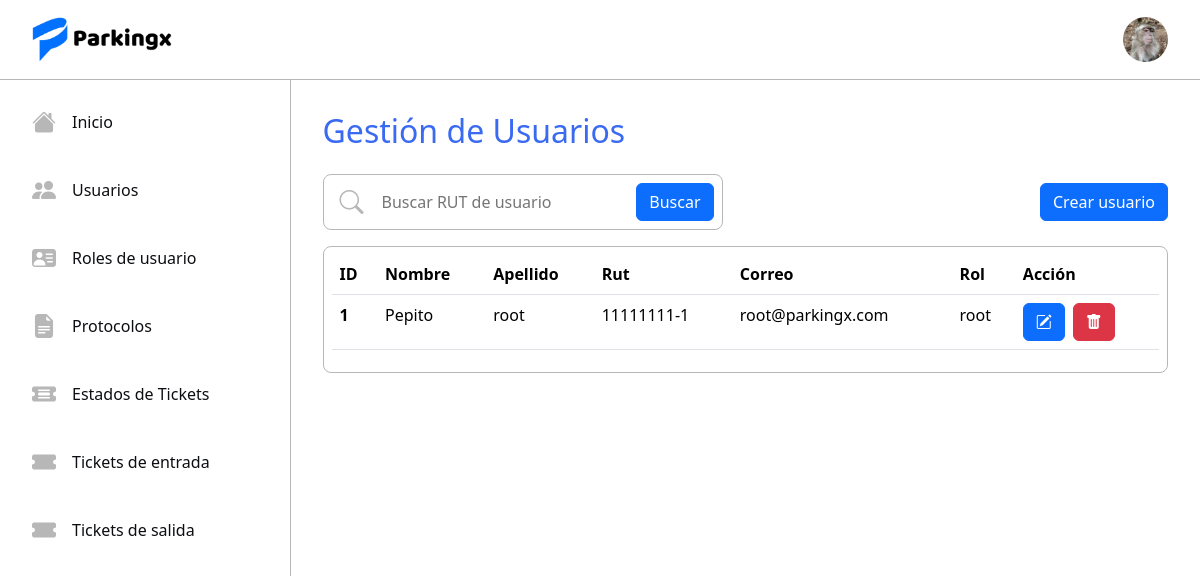
The app's page /userlist/ (signed in), older data.
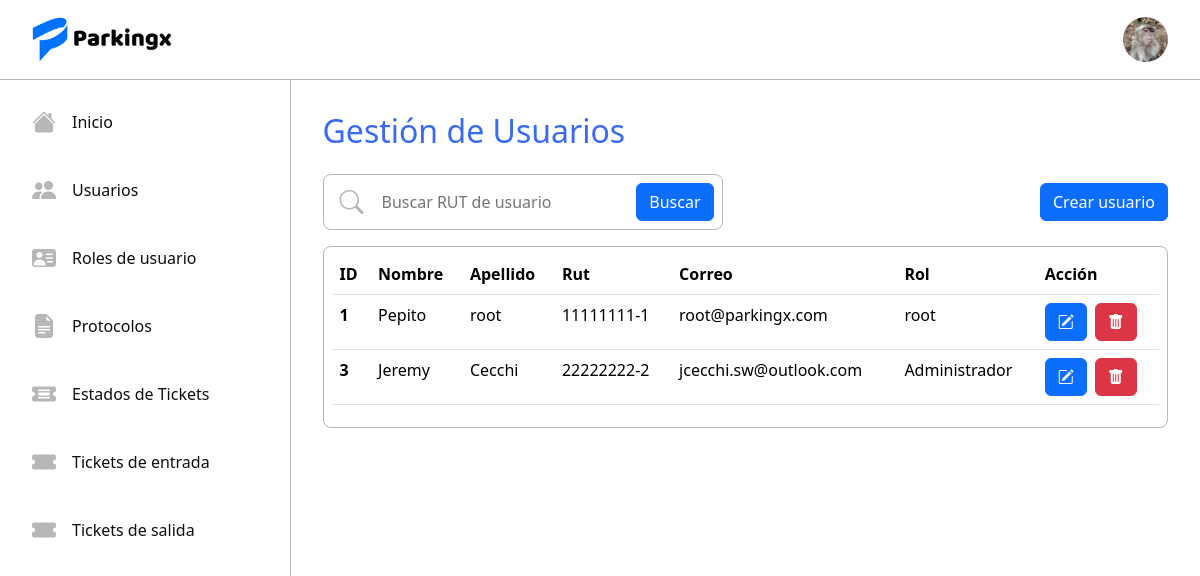
The same page, newer data.
### tickets/models.py (models this page shows, shortened)
class Usuario(AbstractUser):
    name = models.CharField(max_length=50)
    last_name = models.CharField(max_length=50)
    rut = models.CharField(max_length=10)
    email = models.EmailField(max_length=254, unique=True)
    rol = models.ForeignKey(Rol, on_delete=models.RESTRICT)
    avatar = models.ImageField(upload_to='avatars', blank=True, null=True)

class Rol(models.Model):
    name = models.CharField(max_length=50)
    description = models.TextField()
    def __str__(self) -> str:
        return self.name

### tickets/views.py (the view)
# urls.py: path('userlist/', ListUsuario.as_view(), name='userlist'),
@method_decorator(login_required, name='dispatch')
class ListUsuario(ListView):
    model = Usuario
    template_name = 'tickets/usuarios/userlist.html'
    context_object_name = 'usersys'

### tickets/templates/tickets/usuarios/userlist.html
{% extends "tickets/base.html" %}
{% block content %}
<div class="user-list-content">
    <h2 class="mb-4 blue-sys">Gestión de Usuarios</h2>
    <div class="mb-3 user-template-actions">
        <div class="search-content">
            <i class="bi bi-search menu-icon"></i>
            <input type="text" class="search-inpt" placeholder="Buscar RUT de usuario" maxlength="10">
            <button class="btn btn-primary">Buscar</button>
        </div>
        <div class="d-flex gap-2">
            <a href="{% url 'usercreate' %}" class="btn btn-primary">Crear usuario</a>
        </div>
    </div>
    {% if usersys %}
    <div class="border-table">
        <table class="table ">
            <thead>
                <tr>
                    <th scope="col">ID</th>
                    <th scope="col">Nombre</th>
                    <th scope="col">Apellido</th>
                    <th scope="col">Rut</th>
                    <th scope="col">Correo</th>
                    <th scope="col">Rol</th>
                    <th scope="col">Acción</th>
                </tr>
            </thead>
            <tbody>
                {% for u in usersys %}
                <tr>
                    <th scope="row">{{ u.id }}</th>
                    <td>{{ u.name }}</td>
                    <td>{{ u.last_name }}</td>
                    <td>{{ u.rut }}</td>
                    <td>{{ u.email }}</td>
                    <td>{{ u.rol }}</td>
                    <td class="d-flex gap-2">
                        {% if request.user.rol.name != 'root' and u.rol.name == 'root' or request.user.rol.name != 'root' and u.rol.name == 'Administrador' %}
                            <p class="text-danger">NO AUTORIZADO</p>
                        {% else %}
                            <a href="{% url 'userupdate' u.id %}" class="btn btn-primary"><i class="bi bi-pencil-square"></i></a>
                            <a href="{% url 'userdelete' u.id %}" class="btn btn-danger"><i class="bi bi-trash-fill"></i></a>
                        {% endif %}
                    </td>
                <tr>
                {% endfor %}
            </tbody>
        </table>
    </div>
    {% else %}
    <h4>No existen usuarios registrados...</h4>
    {% endif %}
</div>
{% endblock  %}

### tickets/templates/tickets/base.html (shortened to what this page needs)
<!DOCTYPE html>
<html lang="en">
<head>
    <link href="https://cdn.jsdelivr.net/npm/bootstrap@5.3.3/dist/css/bootstrap.min.css" rel="stylesheet">
    <link rel="stylesheet" href="https://cdn.jsdelivr.net/npm/bootstrap-icons@1.11.3/font/bootstrap-icons.min.css">
    {% load static %}
    {% load static %}
    <link rel="stylesheet" href="{% static 'tickets/css/styles.css' %}">
    <link rel="stylesheet" href="{% static 'tickets/css/login.css' %}">
</head>
<body>
    <nav class="navbar bg-body-tertiary">
        <div class="container-fluid">
            <img src="{% static 'tickets/img/Logo.png' %}" class="icon-project" alt="">
            {% if request.user.is_authenticated %}
            {% if request.user.avatar %}
            <img src="{{ request.user.avatar.url }}" alt="" class="avatar" id="avatar">
            {% else %}
            <img src="{% static 'tickets/img/defaultavatar.png' %}" alt="" class="avatar" id="avatar">
            {% endif %}
            {% else %}
            <a href="{% url 'login' %}" class="btn btn-primary">Iniciar sesión</a>
            {% endif %}
        </div>
    </nav>
    <div class="d-flex">
        <div class="sidebar">
            <ul class="nav menu flex-column">
                <li class="nav-item">
                    <a class="option nav-link" href="{% url 'home' %}">
                        <i class="bi bi-house-fill menu-icon"></i>
                        <p class="option-text">Inicio</p>
                    </a>
                </li>
                {% if request.user.rol.name == 'root' or request.user.rol.name == 'Administrador' %}
                <li class="nav-item">
                    <a class="option nav-link" href="{% url 'userlist' %}">
                        <i class="bi bi-people-fill menu-icon"></i>
                        <p class="option-text">Usuarios</p>
                    </a>
                </li>
                <li class="nav-item">
                    <a class="option nav-link" href="{% url 'listrol' %}">
                        <i class="bi bi-person-vcard-fill menu-icon"></i>
                        <p class="option-text">Roles de usuario</p>
                    </a>
                </li>
                <li class="nav-item">
                    <a class="option nav-link" href="{% url 'protocolos' %}">
                        <i class="bi bi-file-earmark-text-fill menu-icon"></i>
                        <p class="option-text">Protocolos</p>
                    </a>
                </li>
                <li class="nav-item">
                    <a class="option nav-link" href="{% url 'statelist' %}">
                        <i class="bi bi-ticket-detailed-fill menu-icon"></i>
                        <p class="option-text">Estados de Tickets</p>
                    </a>
                </li>
                {% endif %}
                {% if request.user.rol.name == 'root' or request.user.rol.name == 'Administrador' or request.user.rol.name == 'Cajero' or request.user.rol.name == 'Portero'%}
                <li class="nav-item">
                    <a class="option nav-link" href="{% url 'ticketE' %}">
                        <i class="bi bi-ticket-fill menu-icon"></i>
                        <p class="option-text">Tickets de entrada</p>
                    </a>
                </li>
                {% if request.user.rol.name != 'Portero' %}
                <li class="nav-item">
                    <a class="option nav-link" href="{% url 'ticketS' %}">
                        <i class="bi bi-ticket-fill menu-icon"></i>
                        <p class="option-text">Tickets de salida</p>
                    </a>
                </li>
                {% endif %}
                {% endif %}
            </ul>
        </div>
        <div class="home-content">
            {% block content %}{% endblock %}
        </div>
    </div>
</body>
    {% load static %}
</html>

Row changes from the older to the newer data that the page shows:
added Usuario: id "3", name "Jeremy", last_name "Cecchi", rut "22222222-2", email "jcecchi.sw@outlook.com", rol "Administrador"
